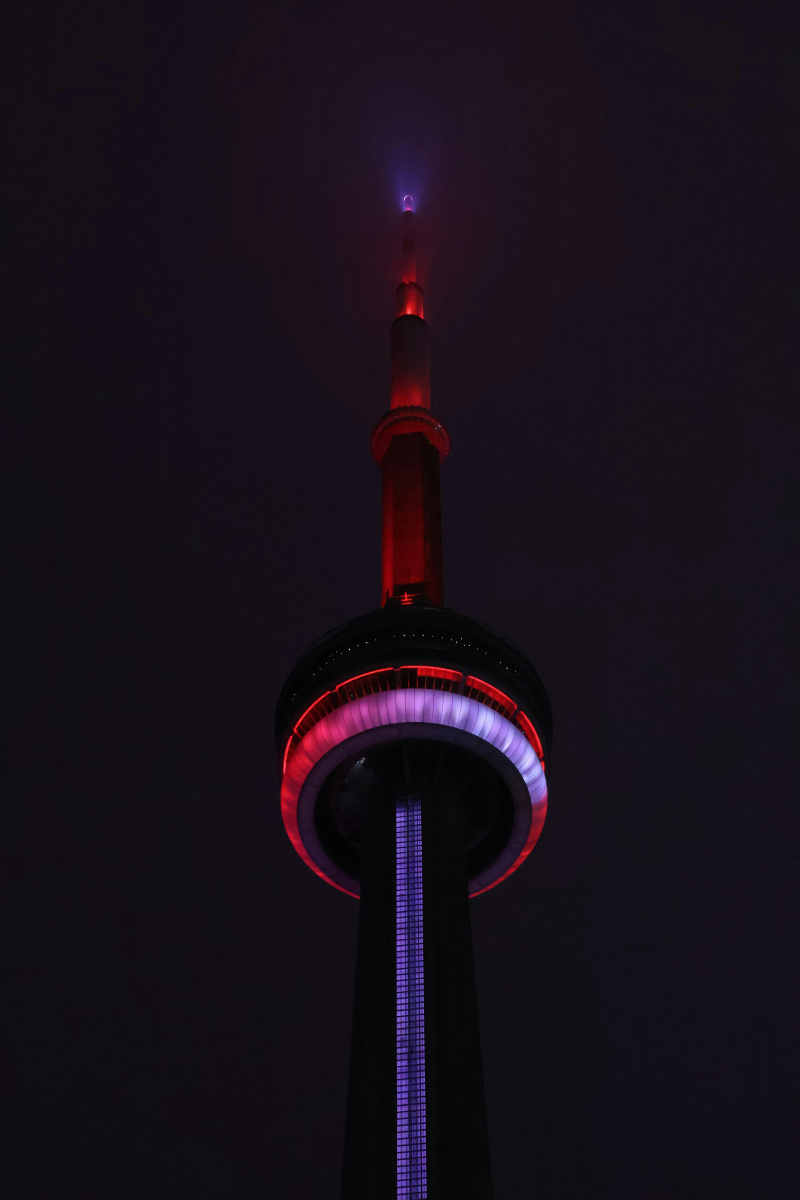
#> input picture learning/Core_Tools_Data_Analysis/images/1.jpg, 4000 x 6000 px, found by its file name (shown at 1/5 size)
$ python pillow_example.py
#> lines starting #> are read from the running program, lines starting #| are printed output that depends on the picture
from PIL import Image#Standard image (PNG, JPG)

img = Image.open("images/1.jpg")
#> img is the input picture: PIL image 4000x6000 RGB; mean R, G, B 24, 16.1, 26.4
img.show()

resized = img.resize((100, 100))
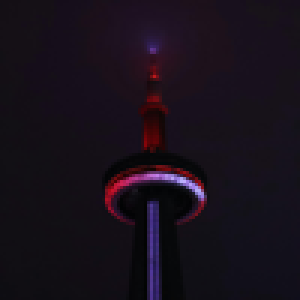
#> resized: PIL image 100x100 RGB (shown 3 times larger); mean R, G, B 24, 16.1, 26.4
resized.show()

gray = img.convert("L")       # Convert to grayscale
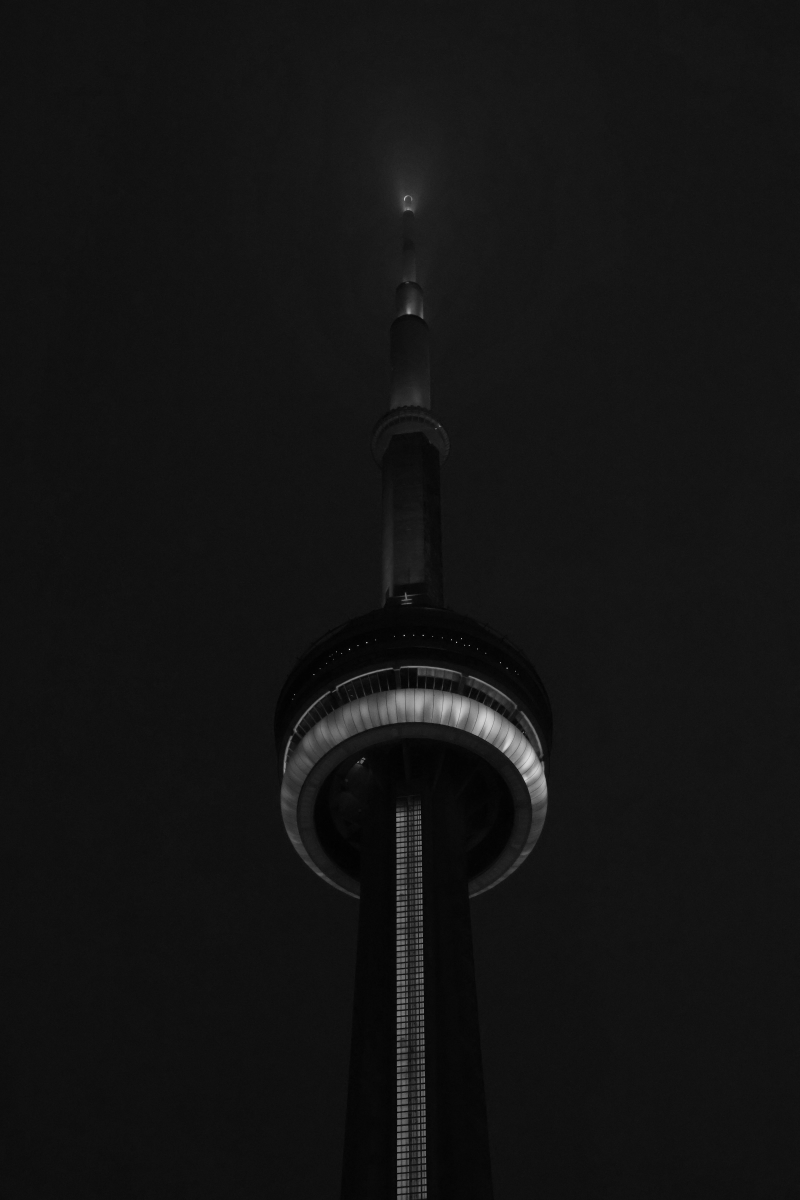
#> gray: PIL image 4000x6000 L (shown at 1/5 size); min 0, max 255, mean 19.6
rgba = img.convert("RGBA")    # Convert to transparent background
gray.show()

cropped = img.crop((50, 50, 200, 200))  # (left, top, right, bottom)
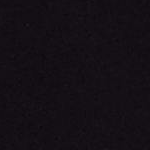
#> cropped: PIL image 150x150 RGB; mean R, G, B 20.3, 15.3, 21.3
cropped.show()

cropped.save("images/cropped_version.jpg")

rotated = img.rotate(90)        # Rotate 90 degrees
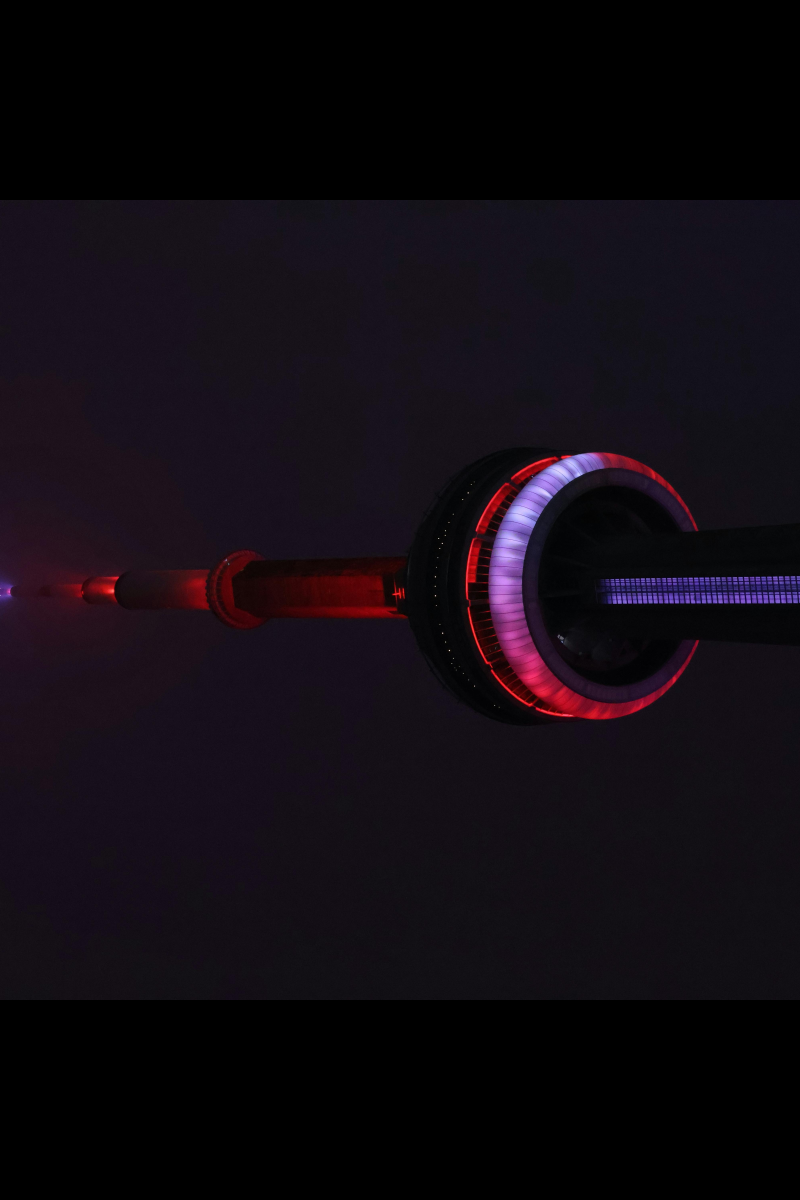
#> rotated: PIL image 4000x6000 RGB (shown at 1/5 size); mean R, G, B 16.8, 10.9, 17.6
flipped = img.transpose(Image.FLIP_LEFT_RIGHT)
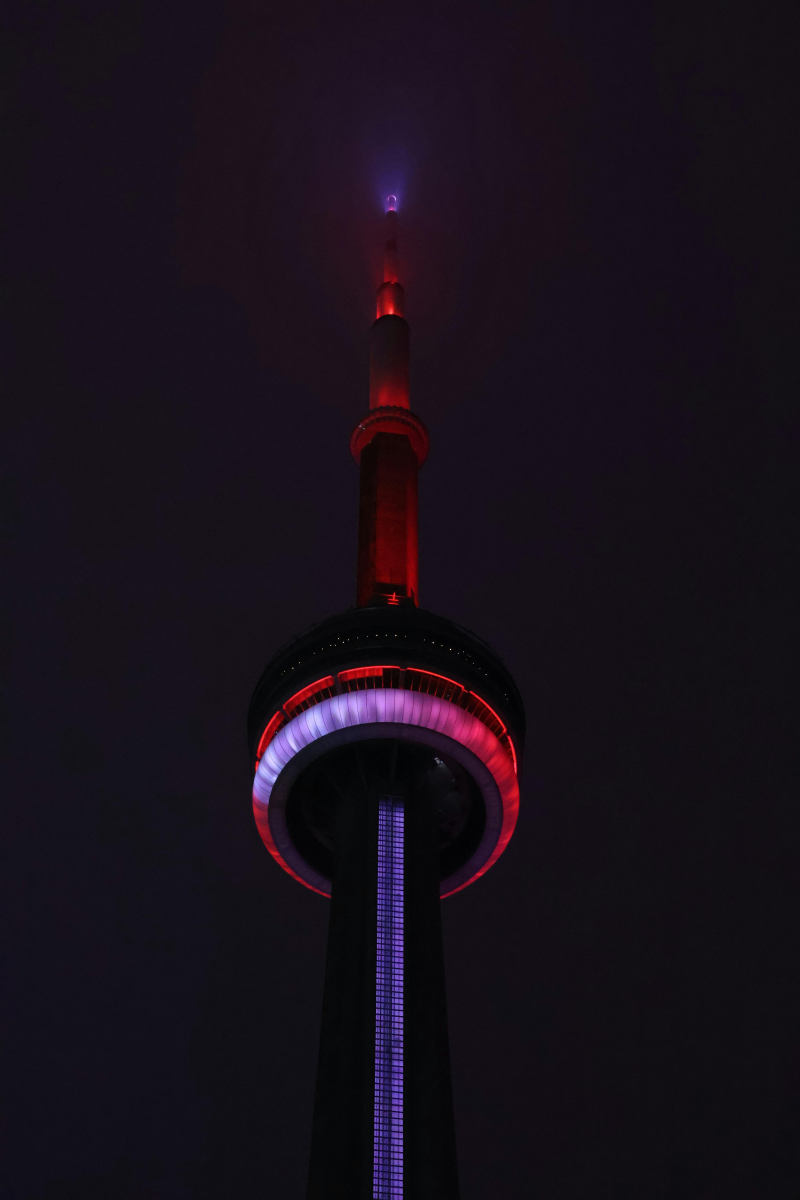
#> flipped: PIL image 4000x6000 RGB (shown at 1/5 size); mean R, G, B 24, 16.1, 26.4
rotated.show()

print(img.format)      # 'JPEG', 'PNG', etc.
#| JPEG
print(img.mode)        # 'RGB', 'L' (grayscale), etc.
#| RGB
print(img.size)        # (width, height)
#| (4000, 6000)

$ run again, with learning/Core_Tools_Data_Analysis/images/3.tif saved as learning/Core_Tools_Data_Analysis/images/1.jpg
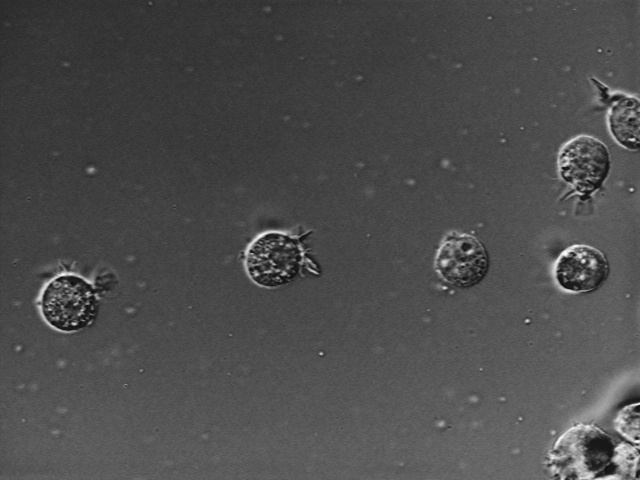
#> input picture learning/Core_Tools_Data_Analysis/images/3.tif, 640 x 480 px, found by its file name
#> img is the input picture: PIL image 640x480 L; min 12, max 255, mean 76.5
#> `cropped = img.crop((50, 50, 200, 200))`:
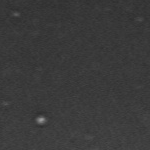
#> cropped: PIL image 150x150 L; min 46, max 155, mean 58.4
#> `flipped = img.transpose(Image.FLIP_LEFT_RIGHT)`:
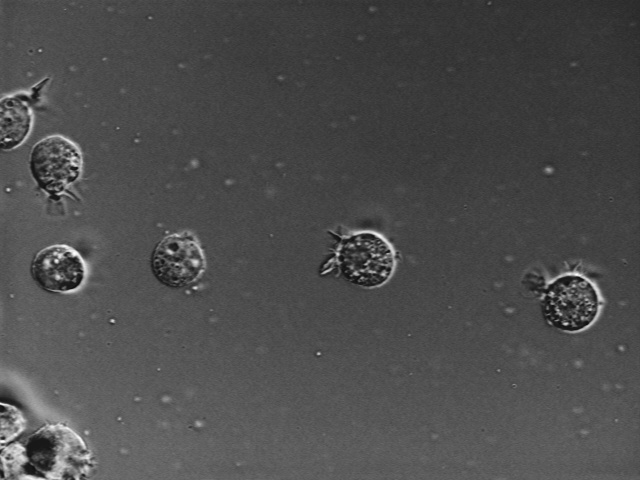
#> flipped: PIL image 640x480 L; min 12, max 255, mean 76.5
#| JPEG
#| L
#| (640, 480)
